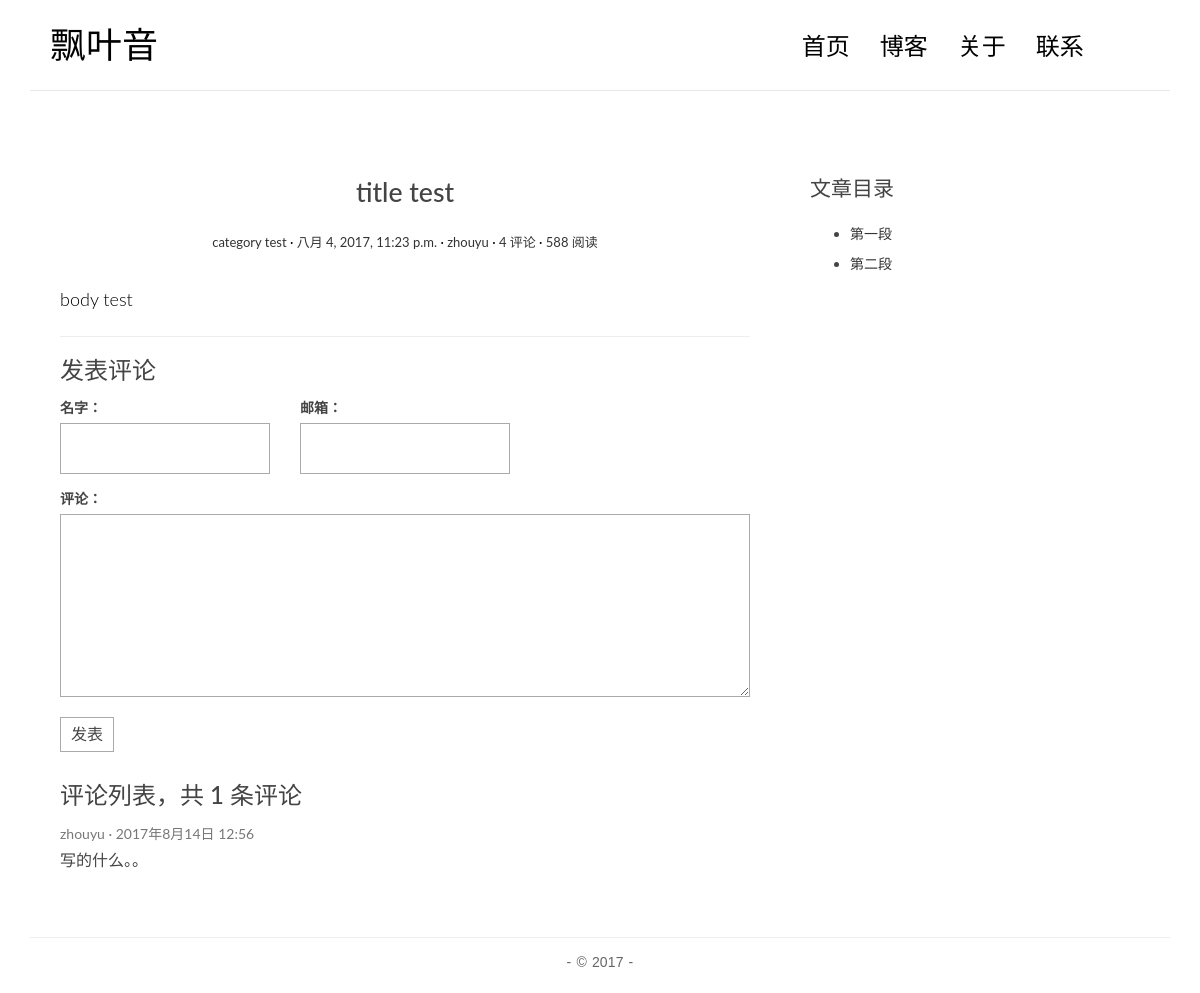
/post/1/, run on an earlier commit of the app's database.
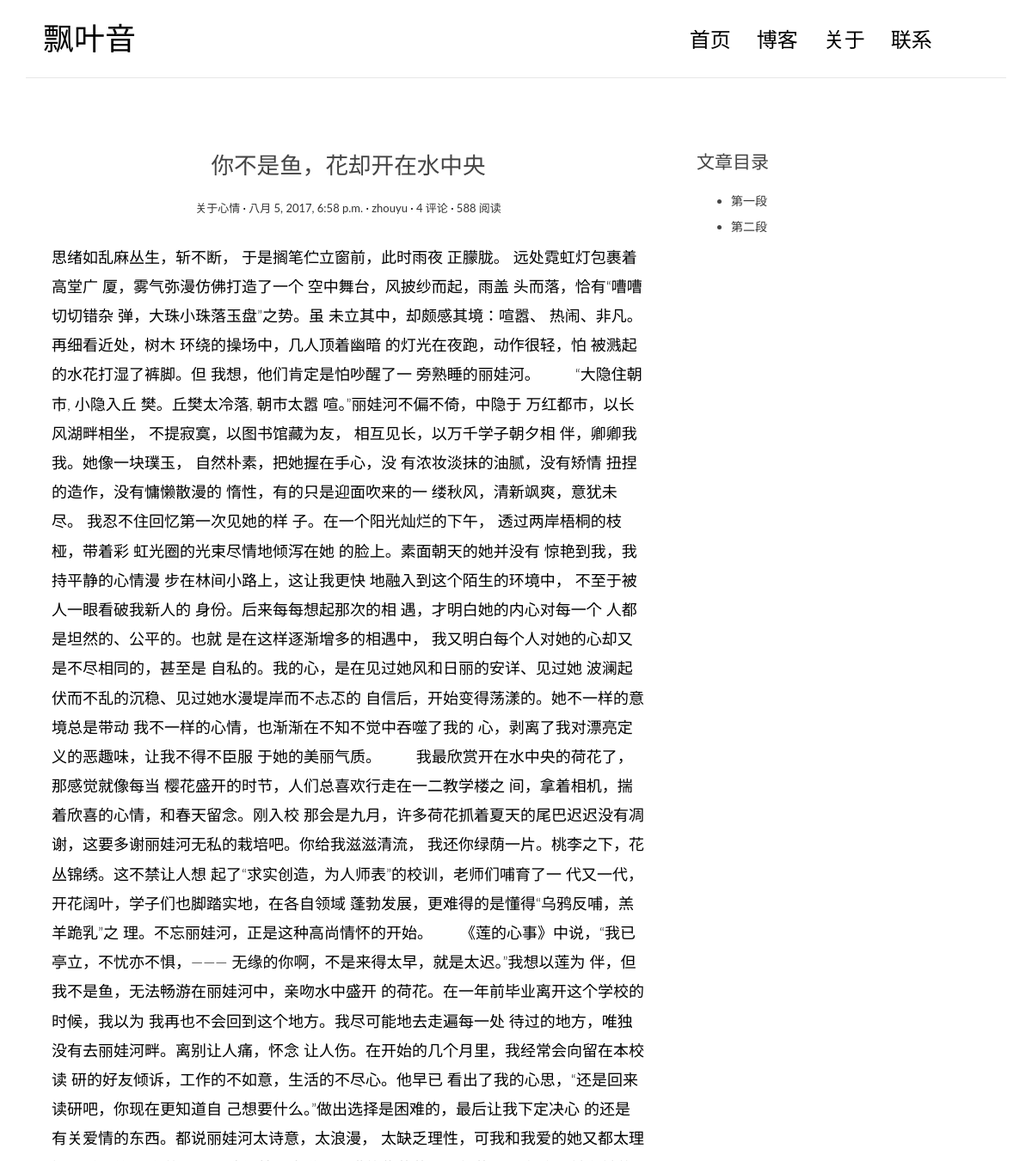
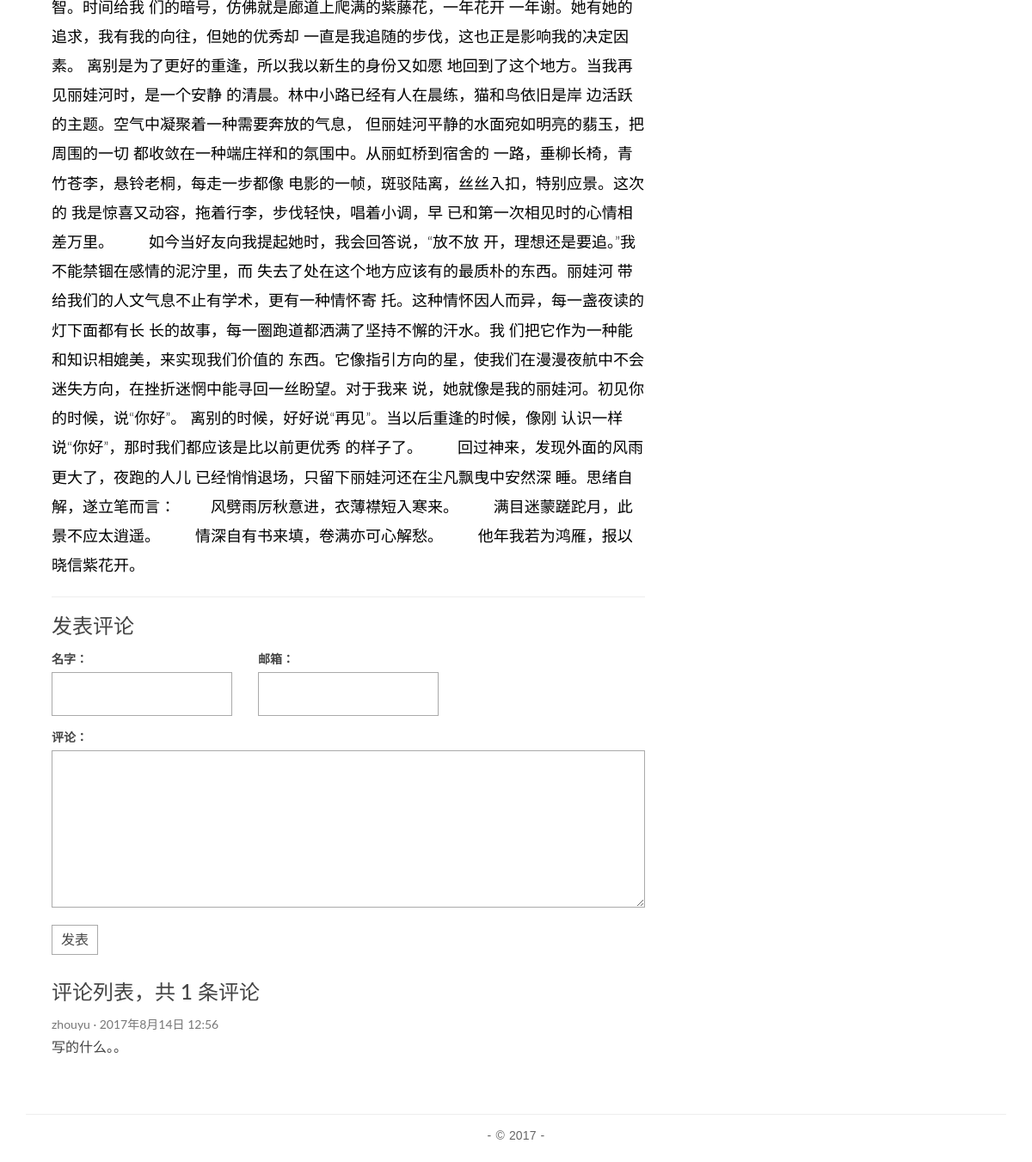
And on a later commit of the database (2 pictures, top to bottom).
### blog/models.py (models this page shows, shortened)
class Post(models.Model):
    title = models.CharField(max_length=70)
    body = models.TextField()
    created_time = models.DateTimeField()
    modified_time = models.DateTimeField()
    excerpt = models.CharField(max_length=200, blank=True)
    category = models.ForeignKey(Category)
    tags = models.ManyToManyField(Tag, blank=True)
    author = models.ForeignKey(User)

class Category(models.Model):
    name = models.CharField(max_length=100)

### blog/views.py (the view)
# urls.py: url(r'^post/(?P<pk>[0-9]+)/$', views.detail, name='detail'),
def detail(request, pk):
    post = get_object_or_404(Post, pk=pk)
    return render(request, 'blog/detail.html', context={'post': post})

### templates/blog/detail.html
{% extends 'base.html' %}
{% block main %}
    <article class="post post-{{ post.pk }}">
                    <header class="entry-header">
                        <h1 class="entry-title">{{ post.title }}</h1>
                        <div class="entry-meta">
                            <span class="post-category">
                                <a href="#">{{ post.category.name }}</a>
                            </span>
                            <span class="post-date">
                                <a href="#">
                                    <time class="entry-date" datetime={{ post.created_time }}>{{ post.created_time }}</time>
                                </a>
                            </span>
                            <span class="post-author"><a href="#">{{ post.author }}</a></span>
                            <span class="comments-link"><a href="#">4 评论</a></span>
                            <span class="views-count"><a href="#">588 阅读</a></span>
                        </div>
                    </header>
                    <div class="entry-content clearfix">
                        {{ post.body }}
                    </div>
                </article>
    <section class="comment-area" id="comment-area">
                    <hr>
                    <h3>发表评论</h3>
                    <form action="#" method="post" class="comment-form">
                        <div class="row">
                            <div class="col-md-4">
                                <label for="id_name">名字：</label>
                                <input type="text" id="id_name" name="name" required>
                            </div>
                            <div class="col-md-4">
                                <label for="id_email">邮箱：</label>
                                <input type="email" id="id_email" name="email" required>
                            </div>
                            <div class="col-md-12">
                                <label for="id_comment">评论：</label>
                                <textarea name="comment" id="id_comment" required></textarea>
                                <button type="submit" class="comment-btn">发表</button>
                            </div>
                        </div>
                    </form>
                    <div class="comment-list-panel">
                        <h3>评论列表，共 <span>1</span> 条评论</h3>
                        <ul class="comment-list list-unstyled">
                            <li class="comment-item">
                                <span class="nickname">zhouyu</span>
                                <time class="submit-date" datetime="2012-11-09T23:15:57+00:00">2017年8月14日 12:56</time>
                                <div class="text">
                                    写的什么。。
                                </div>
                            </li>
                        </ul>
                    </div>
                </section>
{% endblock main %}
{% block aside %}
    <div class="widget widget-content">
                    <h3 class="widget-title">文章目录</h3>
                    <ul>
                        <li>
                            <a href="#">第一段</a>
                        </li>
                        <li>
                            <a href="#">第二段</a>
                        </li>
                    </ul>
                </div>
{% endblock aside %}

What changed in the data, as far as the page shows it:
changed Post "zhouyu": title "title test" → "你不是鱼，花却开在水中央"; category.name "category test" → "关于心情"; created_time "八月 4, 2017, 11:23 p.m." → "八月 5, 2017, 6:58 p.m."; body "body test" → "思绪如乱麻丛生，斩不断， 于是搁笔伫立窗前，此时雨夜 正朦胧。 远处霓虹灯包裹着高堂广 厦，雾气弥漫仿佛打造了一个 空中舞台，风披纱而起，雨盖 头而落，恰有“嘈嘈切切错杂 弹，大珠小珠落玉盘”之势。虽 未立其中，却颇感其境：喧嚣、 热闹、非凡。再细看近处，树木 环绕的操场中，几人顶着幽暗 的灯光在夜跑，动作很轻，怕 被溅起的水花打湿了裤脚。但 我想，他们肯定是怕吵醒了一 旁熟睡的丽娃河。 “大隐住朝市, 小隐入丘 樊。丘樊太冷落, 朝市太嚣 喧。”丽娃河不偏不倚，中隐于 万红都市，以长风湖畔相坐， 不提寂寞，以图书馆藏为友， 相互见长，以万千学子朝夕相 伴，卿卿我我。她像一块璞玉， 自然朴素，把她握在手心，没 有浓妆淡抹的油腻，没有矫情 扭捏的造作，没有慵懒散漫的 惰性，有的只是迎面吹来的一 缕秋风，清新飒爽，意犹未尽。 我忍不住回忆第一次见她的样 子。在一个阳光灿烂的下午， 透过两岸梧桐的枝桠，带着彩 虹光圈的光束尽情地倾泻在她 的脸上。素面朝天的她并没有 惊艳到我，我持平静的心情漫 步在林间小路上，这让我更快 地融入到这个陌生的环境中， 不至于被人一眼看破我新人的 身份。后来每每想起那次的相 遇，才明白她的内心对每一个 人都是坦然的、公平的。也就 是在这样逐渐增多的相遇中， 我又明白每个人对她的心却又是不尽相同的，甚至是 自私的。我的心，是在见过她风和日丽的安详、见过她 波澜起伏而不乱的沉稳、见过她水漫堤岸而不忐忑的 自信后，开始变得荡漾的。她不一样的意境总是带动 我不一样的心情，也渐渐在不知不觉中吞噬了我的 心，剥离了我对漂亮定义的恶趣味，让我不得不臣服…"
